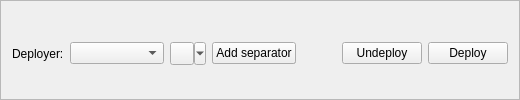
             <widget class="QFrame" name="frame_4">
              <property name="frameShape">
               <enum>QFrame::Shape::StyledPanel</enum>
              </property>
              <property name="frameShadow">
               <enum>QFrame::Shadow::Plain</enum>
              </property>
              <layout class="QGridLayout" name="gridLayout_6">
               <property name="topMargin">
                <number>9</number>
               </property>
               <property name="bottomMargin">
                <number>2</number>
               </property>
               <item row="0" column="0">
                <widget class="QLabel" name="label_2">
                 <property name="text">
                  <string>Deployer:</string>
                 </property>
                </widget>
               </item>
               <item row="0" column="3">
                <widget class="QPushButton" name="reset_filter_button">
                 <property name="font">
                  <font>
                   <pointsize>8</pointsize>
                   <kerning>true</kerning>
                  </font>
                 </property>
                 <property name="toolTip">
                  <string>Reset Conflicts Filter</string>
                 </property>
                 <property name="layoutDirection">
                  <enum>Qt::LayoutDirection::LeftToRight</enum>
                 </property>
                 <property name="autoFillBackground">
                  <bool>false</bool>
                 </property>
                 <property name="text">
                  <string>Reset Conflicts</string>
                 </property>
                 <property name="flat">
                  <bool>false</bool>
                 </property>
                </widget>
               </item>
               <item row="0" column="1">
                <widget class="QComboBox" name="deployer_selection_box">
                 <property name="sizeAdjustPolicy">
                  <enum>QComboBox::SizeAdjustPolicy::AdjustToContents</enum>
                 </property>
                 <property name="minimumContentsLength">
                  <number>8</number>
                 </property>
                </widget>
               </item>
               <item row="0" column="2">
                <widget class="QToolButton" name="deployer_tool_button">
                 <property name="toolTip">
                  <string>Add or manage deployers — these link a group of mods into a target directory of the game. Click the arrow for more options.</string>
                 </property>
                 <property name="text">
                  <string/>
                 </property>
                 <property name="popupMode">
                  <enum>QToolButton::ToolButtonPopupMode::MenuButtonPopup</enum>
                 </property>
                </widget>
               </item>
               <item row="0" column="3">
                <widget class="QPushButton" name="deployer_add_separator_button">
                 <property name="toolTip">
                  <string>Add a category or separator to this deployer</string>
                 </property>
                 <property name="text">
                  <string>Add separator</string>
                 </property>
                </widget>
               </item>
               <item row="0" column="6">
                <widget class="QPushButton" name="deploy_button">
                 <property name="toolTip">
                  <string>Deploy mods for all deployers</string>
                 </property>
                 <property name="text">
                  <string>Deploy</string>
                 </property>
                </widget>
               </item>
               <item row="0" column="4">
                <spacer name="horizontalSpacer">
                 <property name="orientation">
                  <enum>Qt::Orientation::Horizontal</enum>
                 </property>
                 <property name="sizeHint" stdset="0">
                  <size>
                   <width>40</width>
                   <height>20</height>
                  </size>
                 </property>
                </spacer>
               </item>
               <item row="0" column="5">
                <widget class="QPushButton" name="undeploy_button">
                 <property name="toolTip">
                  <string>Revert mod deployment</string>
                 </property>
                 <property name="text">
                  <string>Undeploy</string>
                 </property>
                </widget>
               </item>
              </layout>
             </widget>
